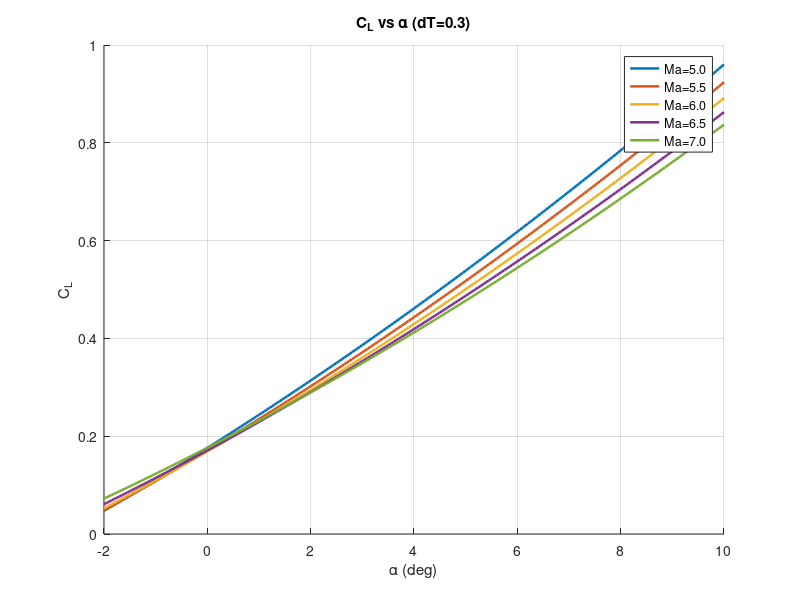
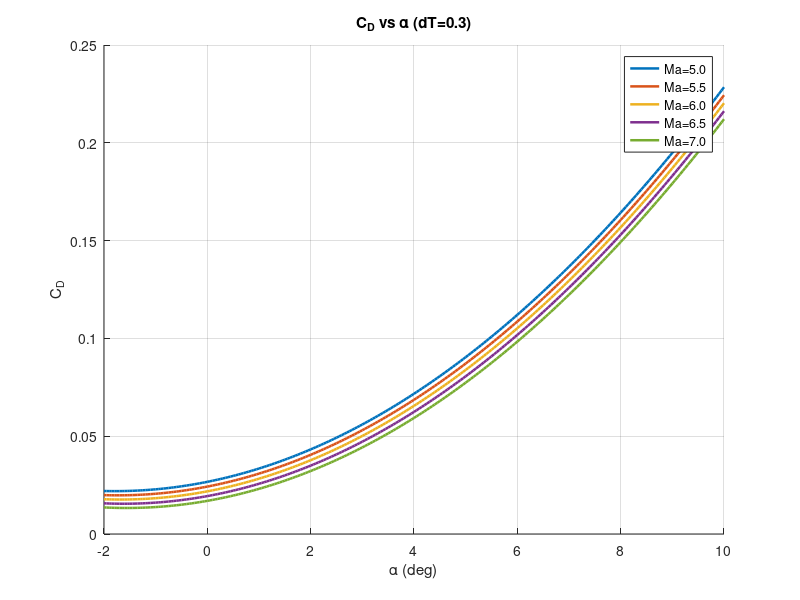
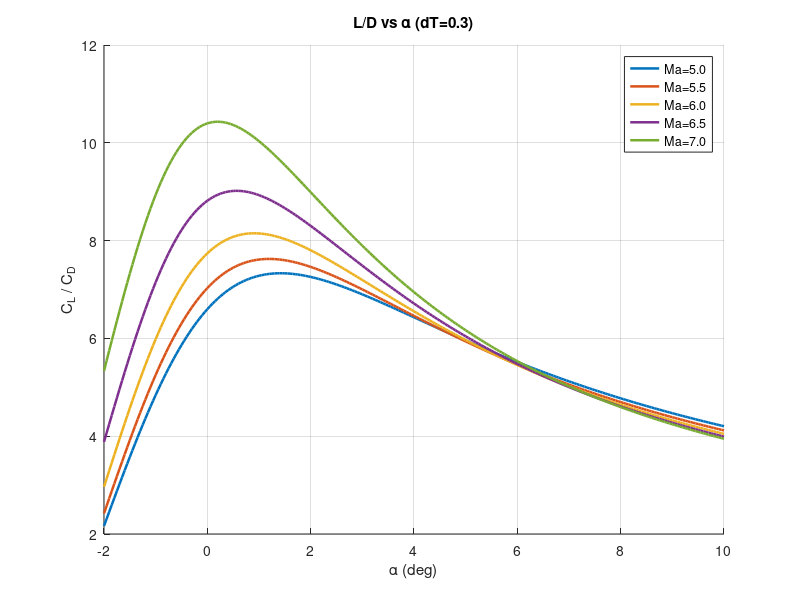
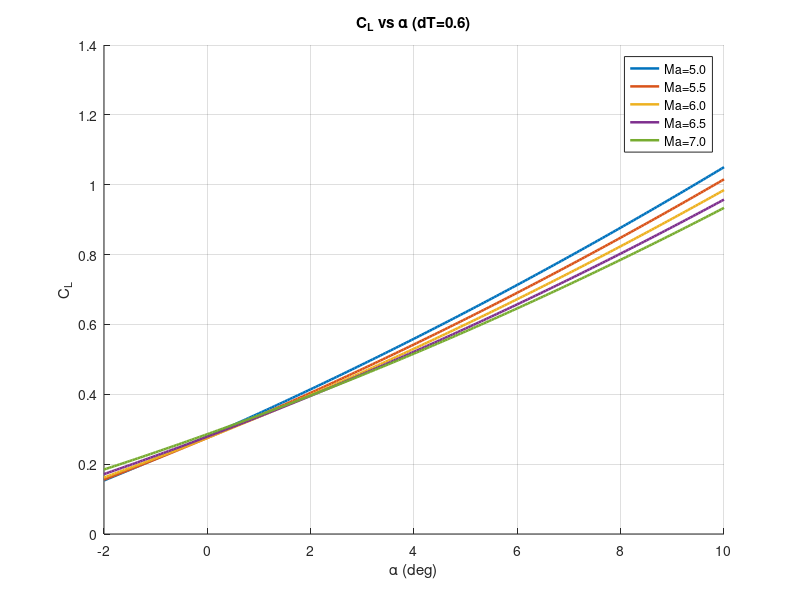

Source code (MATLAB) for these figures, in order: (Note: this script raises an error after producing the figures.)
%% CL / CD / L-D / CT vs alpha
clear; clc; close all;

Ma_list = [5 5.5 6 6.5 7];
dT_list = [0.3 0.6 0.8];

adeg = (-2:0.05:10)';   % deg
alpha_label = '\alpha (deg)';

C = lines(numel(Ma_list));
legtxt = arrayfun(@(m) sprintf('Ma=%.1f', m), Ma_list, 'UniformOutput', false);

% ---- Store results for all dT: (alpha, Ma, dT) ----
CL_all = zeros(numel(adeg), numel(Ma_list), numel(dT_list));
CD_all = zeros(numel(adeg), numel(Ma_list), numel(dT_list));
LD_all = zeros(numel(adeg), numel(Ma_list), numel(dT_list));

for k = 1:numel(dT_list)
    dT = dT_list(k);

    for i = 1:numel(Ma_list)
        Ma = Ma_list(i);

        % CLa(Ma, alpha)
        CLa = 0.1498 ...
            - 0.02751 * Ma ...
            + 0.07235 * adeg ...
            - 0.003368 * adeg * Ma ...
            + 0.002343 * Ma.^2 ...
            + 0.001185 * adeg.^2;

        % C_Le = C_Le(Ma, alpha, delta_T)
        CLe = 0.7215 ...
            + 0.02635  * adeg ...
            + 0.1147   * Ma ...
            - 0.002795 * Ma * adeg ...
            - 0.5782   * sqrt(Ma) ...
            + 0.2894   * dT ...
            - 0.004363 * adeg * dT ...
            + 0.01083  * Ma * dT;

        % CDa(Ma, alpha)
        CDa = 0.05099 ...
            - 0.004863 * Ma ...
            + 0.002967 * adeg ...
            + 0.001364 * adeg.^2;

        % C_De = C_De(Ma, alpha, delta_T)
        CDe = 0.002339 * adeg ...
            + 0.00012182 * adeg.^2 ...
            - 0.00033126 * Ma * adeg ...
            + 0.005557 * adeg * dT;

        CL = CLa + CLe;
        CD = CDa + CDe;

        CL_all(:, i, k) = CL;
        CD_all(:, i, k) = CD;
        LD_all(:, i, k) = CL ./ CD;
    end

    %% -------- Figure: CL (per dT) --------
    figure('Name', sprintf('CL vs alpha (dT=%.1f)', dT)); hold on; grid on;
    for i = 1:numel(Ma_list)
        plot(adeg, CL_all(:,i,k), 'LineWidth', 1.8, 'Color', C(i,:));
    end
    xlabel(alpha_label); ylabel('C_L');
    title(sprintf('C_L vs \\alpha (dT=%.1f)', dT));
    legend(legtxt, 'Location','best');

    %% -------- Figure: CD (per dT) --------
    figure('Name', sprintf('CD vs alpha (dT=%.1f)', dT)); hold on; grid on;
    for i = 1:numel(Ma_list)
        plot(adeg, CD_all(:,i,k), 'LineWidth', 1.8, 'Color', C(i,:));
    end
    xlabel(alpha_label); ylabel('C_D');
    title(sprintf('C_D vs \\alpha (dT=%.1f)', dT));
    legend(legtxt, 'Location','best');

    %% -------- Figure: L/D (per dT) --------
    figure('Name', sprintf('L-D vs alpha (dT=%.1f)', dT)); hold on; grid on;
    for i = 1:numel(Ma_list)
        plot(adeg, LD_all(:,i,k), 'LineWidth', 1.8, 'Color', C(i,:));
    end
    xlabel(alpha_label); ylabel('C_L / C_D');
    title(sprintf('L/D vs \\alpha (dT=%.1f)', dT));
    legend(legtxt, 'Location','best');
end


%% -------- Figures: CT (separate for each dT) --------
for k = 1:numel(dT_list)
    dT = dT_list(k);

    CT_all = zeros(numel(adeg), numel(Ma_list));

    for i = 1:numel(Ma_list)
        Ma = Ma_list(i);

        % CTc(Ma, alpha, dT)
        CTc =  0.1029      * dT ...
            - 0.02022     * Ma * dT ...
            - 0.001757    * adeg  * dT ...
            + 0.000088233 * adeg.^2 * dT ...
            + 0.001221    * Ma.^2 .* dT;

        % CTn(Ma, alpha, dT)
        CTn =  0.03791 ...
            + 0.005176   * adeg ...
            - 0.01235    * Ma ...
            - 0.00054887 * Ma * adeg ...
            + 0.00096897 * Ma.^2 ...
            + 0.05627    * dT ...
            - 0.00077467 * (adeg * dT) ...
            + 0.002103   * Ma  * dT;

        CT_all(:,i) = CTc + CTn;
    end

    figure('Name', sprintf('CT vs alpha (dT=%.1f)', dT)); hold on; grid on;
    for i = 1:numel(Ma_list)
        plot(adeg, CT_all(:,i), 'LineWidth', 1.8, 'Color', C(i,:));
    end
    xlabel(alpha_label); ylabel('C_T');
    title(sprintf('C_T vs \\alpha (dT=%.1f)', dT));
    legend(legtxt, 'Location','best');
end


%% -------- Figure: CT vs dT at fixed alpha=0 deg --------
alpha0 = 4;                 % fixed alpha (deg)
dT_sweep = (0.6:0.01:1)';     % dT range, adjust if needed

CT_dT = zeros(numel(dT_sweep), numel(Ma_list));

for i = 1:numel(Ma_list)
    Ma = Ma_list(i);

    % CTc(Ma, alpha0, dT)
    CTc =  0.1029      .* dT_sweep ...
        - 0.02022     .* Ma .* dT_sweep ...
        - 0.001757    .* alpha0 .* dT_sweep ...
        + 0.000088233 .* alpha0.^2 .* dT_sweep ...
        + 0.001221    .* Ma.^2 .* dT_sweep;

    % CTn(Ma, alpha0, dT)
    CTn =  0.03791 ...
        + 0.005176   .* alpha0 ...
        - 0.01235    .* Ma ...
        - 0.00054887 .* Ma .* alpha0 ...
        + 0.00096897 .* Ma.^2 ...
        + 0.05627    .* dT_sweep ...
        - 0.00077467 .* (alpha0 .* dT_sweep) ...
        + 0.002103   .* Ma .* dT_sweep;

    CT_dT(:, i) = CTc + CTn;
end

figure('Name', sprintf('CT vs dT (alpha=%.1f deg)', alpha0)); hold on; grid on;
for i = 1:numel(Ma_list)
    plot(dT_sweep, CT_dT(:,i), 'LineWidth', 1.8, 'Color', C(i,:));
end
xlabel('dT'); ylabel('C_T');
title(sprintf('C_T vs dT at \\alpha = %.1f^\\circ', alpha0));
legend(legtxt, 'Location','best');


%% -------- Figure: (CT - CD) vs alpha --------
for k = 1:numel(dT_list)
    dT = dT_list(k);

    figure('Name', sprintf('(CT-CD) vs alpha (dT=%.1f)', dT)); hold on; grid on;
    for i = 1:numel(Ma_list)
        Ma = Ma_list(i);

        % --- CD ---
        CDa = 0.05099 ...
            - 0.004863 * Ma ...
            + 0.002967 * adeg ...
            + 0.001364 * adeg.^2;

        CDe = 0.002339 * adeg ...
            + 0.00012182 * adeg.^2 ...
            - 0.00033126 * Ma * adeg ...
            + 0.005557 * adeg * dT;

        CD = CDa + CDe;

        % --- CT ---
        CTc =  0.1029      * dT ...
            - 0.02022     * Ma * dT ...
            - 0.001757    * adeg  * dT ...
            + 0.000088233 * adeg.^2 * dT ...
            + 0.001221    * Ma.^2 * dT;

        CTn =  0.03791 ...
            + 0.005176   * adeg ...
            - 0.01235    * Ma ...
            - 0.00054887 * Ma * adeg ...
            + 0.00096897 * Ma.^2 ...
            + 0.05627    * dT ...
            - 0.00077467 * (adeg * dT) ...
            + 0.002103   * Ma  * dT;

        CT = CTc + CTn;

        plot(adeg, CT - CD, 'LineWidth', 1.8, 'Color', C(i,:));
    end
    xlabel(alpha_label);
    ylabel('C_T - C_D');
    title(sprintf('C_T - C_D vs \\alpha (dT=%.1f)', dT));
    legend(legtxt, 'Location','best');
end


%% ========================================================================
%  NEW: Global max (L/D) over all alpha and dT, plus L/W and T/W vs altitude
%  NOTE:
%  - L/W = q * S * CL / (m*g)
%  - T/W = q * S * CT / (m*g)
%  You MUST set mass m and reference area S for your vehicle.
%  The ISA model below is a simple 1976-like approximation up to ~86 km.
% ========================================================================

% --- Vehicle parameters (EDIT THESE) ---
S_ref = 1.0;         % reference area [m^2]  <<< CHANGE to your vehicle
m     = 1000;        % mass [kg]             <<< CHANGE to your vehicle
g0    = 9.80665;     % gravity [m/s^2]

W = m * g0;

% --- Altitude sweep ---
h = (0:1000:50000)';     % altitude [m] (0~50 km). Adjust as needed.

% --- Find global maximum L/D for each Mach (over all alpha and dT) ---
LD_max_global    = zeros(numel(Ma_list),1);
alpha_star_g     = zeros(numel(Ma_list),1);
dT_star_g        = zeros(numel(Ma_list),1);
CL_at_star_g     = zeros(numel(Ma_list),1);
CT_at_star_g     = zeros(numel(Ma_list),1);

for i = 1:numel(Ma_list)
    LD_slice = squeeze(LD_all(:, i, :));            % [nAlpha, nDT]
    [LD_max_global(i), linIdx] = max(LD_slice(:)); % global max

    [idxAlpha, idxdT] = ind2sub(size(LD_slice), linIdx);

    alpha_star_g(i) = adeg(idxAlpha);
    dT_star_g(i)    = dT_list(idxdT);

    CL_at_star_g(i) = CL_all(idxAlpha, i, idxdT);

    % CT is not stored across dT in arrays above, so recompute at (Ma, alpha*, dT*)
    Ma = Ma_list(i);
    a  = alpha_star_g(i);
    dT = dT_star_g(i);

    CTc =  0.1029      * dT ...
        - 0.02022     * Ma * dT ...
        - 0.001757    * a  * dT ...
        + 0.000088233 * a.^2 * dT ...
        + 0.001221    * Ma.^2 .* dT;

    CTn =  0.03791 ...
        + 0.005176   * a ...
        - 0.01235    * Ma ...
        - 0.00054887 * Ma * a ...
        + 0.00096897 * Ma.^2 ...
        + 0.05627    * dT ...
        - 0.00077467 * (a * dT) ...
        + 0.002103   * Ma  * dT;

    CT_at_star_g(i) = CTc + CTn;
end

% --- Atmosphere along altitude ---
[T, a_sound, p, rho] = isa_atm_simple(h);

% Speed and dynamic pressure for each Mach at each altitude
% V(iMach, jAlt) => but we'll compute q as [nAlt, nMach]
q = zeros(numel(h), numel(Ma_list));
for i = 1:numel(Ma_list)
    V = Ma_list(i) .* a_sound;     % [m/s], vector vs h
    q(:,i) = 0.5 .* rho .* V.^2;   % dynamic pressure [Pa]
end

% --- 1) L/W vs altitude at alpha* (max L/D attack angle) ---
LW_vs_h = zeros(numel(h), numel(Ma_list));
for i = 1:numel(Ma_list)
    LW_vs_h(:,i) = (q(:,i) .* S_ref .* CL_at_star_g(i)) ./ W;
end

figure('Name','L/W vs altitude at alpha* (global max L/D)'); hold on; grid on;
for i = 1:numel(Ma_list)
    plot(h/1000, LW_vs_h(:,i), 'LineWidth', 1.8, 'Color', C(i,:));
end
xlabel('Altitude, h (km)');
ylabel('L/W at \alpha^*');
title('L/W vs altitude (using \alpha^* that maximizes L/D over all \alpha and \DeltaT)');
legend(legtxt, 'Location','best');

% --- 2) T/W vs altitude for different Mach (use CT at same alpha*, dT* above) ---
TW_vs_h = zeros(numel(h), numel(Ma_list));
for i = 1:numel(Ma_list)
    TW_vs_h(:,i) = (q(:,i) .* S_ref .* CT_at_star_g(i)) ./ W;
end

figure('Name','T/W vs altitude (different Mach)'); hold on; grid on;
for i = 1:numel(Ma_list)
    plot(h/1000, TW_vs_h(:,i), 'LineWidth', 1.8, 'Color', C(i,:));
end
xlabel('Altitude, h (km)');
ylabel('T/W');
title('T/W vs altitude (for each Mach, using CT at \alpha^*, \DeltaT^* that gives global max L/D)');
legend(legtxt, 'Location','best');

% --- (Optional) show alpha* and dT* used for each Mach ---
disp('--- alpha* and dT* used (global max L/D over all alpha & dT) ---');
for i = 1:numel(Ma_list)
    fprintf('Ma=%.1f: max L/D=%.4f at alpha*=%.2f deg, dT*=%.2f, CL*=%.4f, CT*=%.4f\n', ...
        Ma_list(i), LD_max_global(i), alpha_star_g(i), dT_star_g(i), CL_at_star_g(i), CT_at_star_g(i));
end


%% ======================= Local function: ISA atmosphere =======================
function [T, a, p, rho] = isa_atm_simple(h)
% Simple ISA-like atmosphere (1976) to ~86 km.
% Input:
%   h   altitude [m] (vector)
% Output:
%   T   temperature [K]
%   a   speed of sound [m/s]
%   p   pressure [Pa]
%   rho density [kg/m^3]

h = max(h, 0);
R  = 287.05287;      % J/(kg*K)
g0 = 9.80665;        % m/s^2
gamma = 1.4;

% Define layers: base height hb [m], base temp Tb [K], base pressure pb [Pa], lapse Lb [K/m]
% Layers: 0-11km, 11-20km, 20-32km, 32-47km, 47-51km, 51-71km, 71-86km
hb = [0,    11000, 20000, 32000, 47000, 51000, 71000]';
Lb = [-0.0065, 0.0, 0.0010, 0.0028, 0.0, -0.0028, -0.0020]';

Tb = zeros(size(hb));
pb = zeros(size(hb));
Tb(1) = 288.15;         % sea level
pb(1) = 101325.0;       % sea level

% Precompute base T,p for each layer
for i = 2:numel(hb)
    h0 = hb(i-1);  T0 = Tb(i-1);  p0 = pb(i-1);  L0 = Lb(i-1);
    if abs(L0) < 1e-12
        Tb(i) = T0;
        pb(i) = p0 * exp(-g0*(hb(i)-h0)/(R*T0));
    else
        Tb(i) = T0 + L0*(hb(i)-h0);
        pb(i) = p0 * (Tb(i)/T0)^(-g0/(R*L0));
    end
end

T = zeros(size(h));
p = zeros(size(h));

for n = 1:numel(h)
    hn = h(n);

    % Find layer index
    idx = find(hn >= hb, 1, 'last');
    if idx == numel(hb) && hn > 86000
        idx = numel(hb); % clamp above top layer
        hn  = 86000;
    end

    h0 = hb(idx);  T0 = Tb(idx);  p0 = pb(idx);  L0 = Lb(idx);

    if abs(L0) < 1e-12
        T(n) = T0;
        p(n) = p0 * exp(-g0*(hn-h0)/(R*T0));
    else
        T(n) = T0 + L0*(hn-h0);
        p(n) = p0 * (T(n)/T0)^(-g0/(R*L0));
    end
end

rho = p ./ (R .* T);
a   = sqrt(gamma .* R .* T);
end
